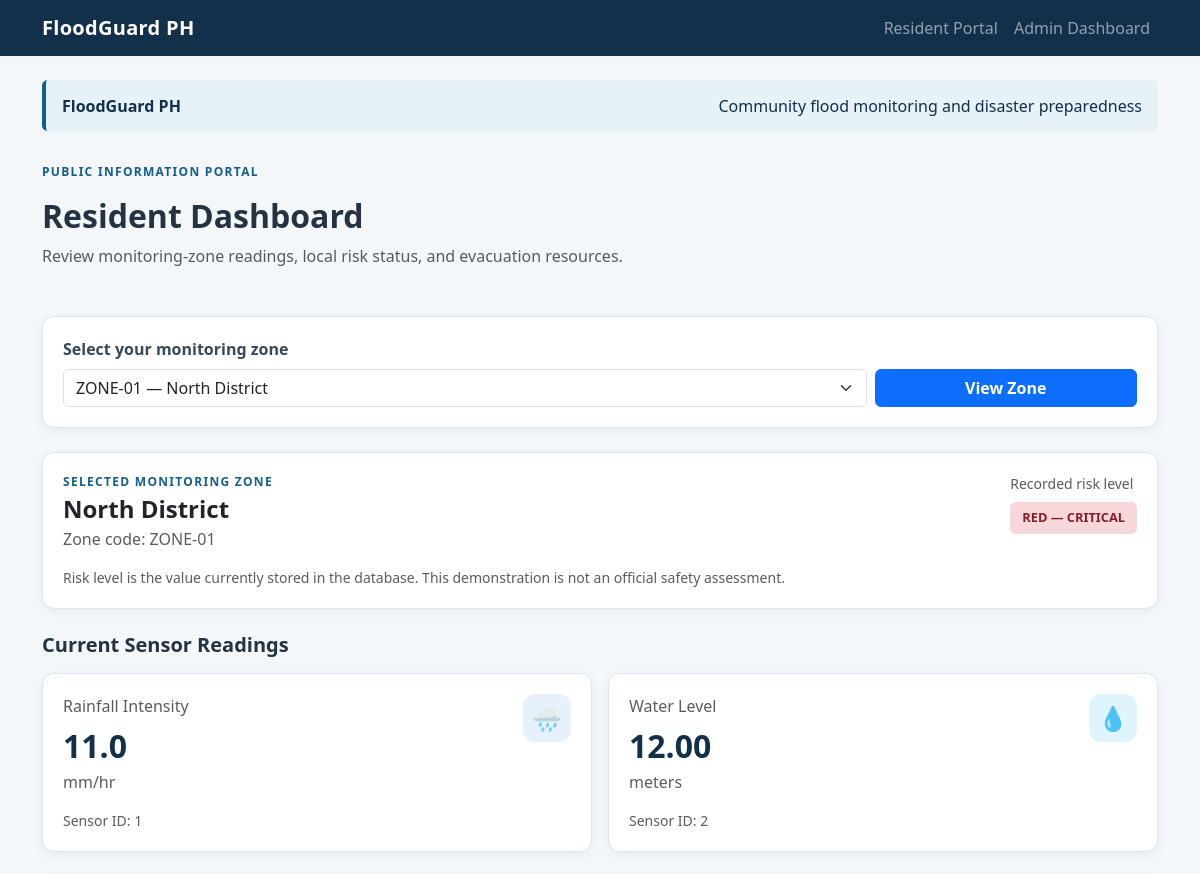
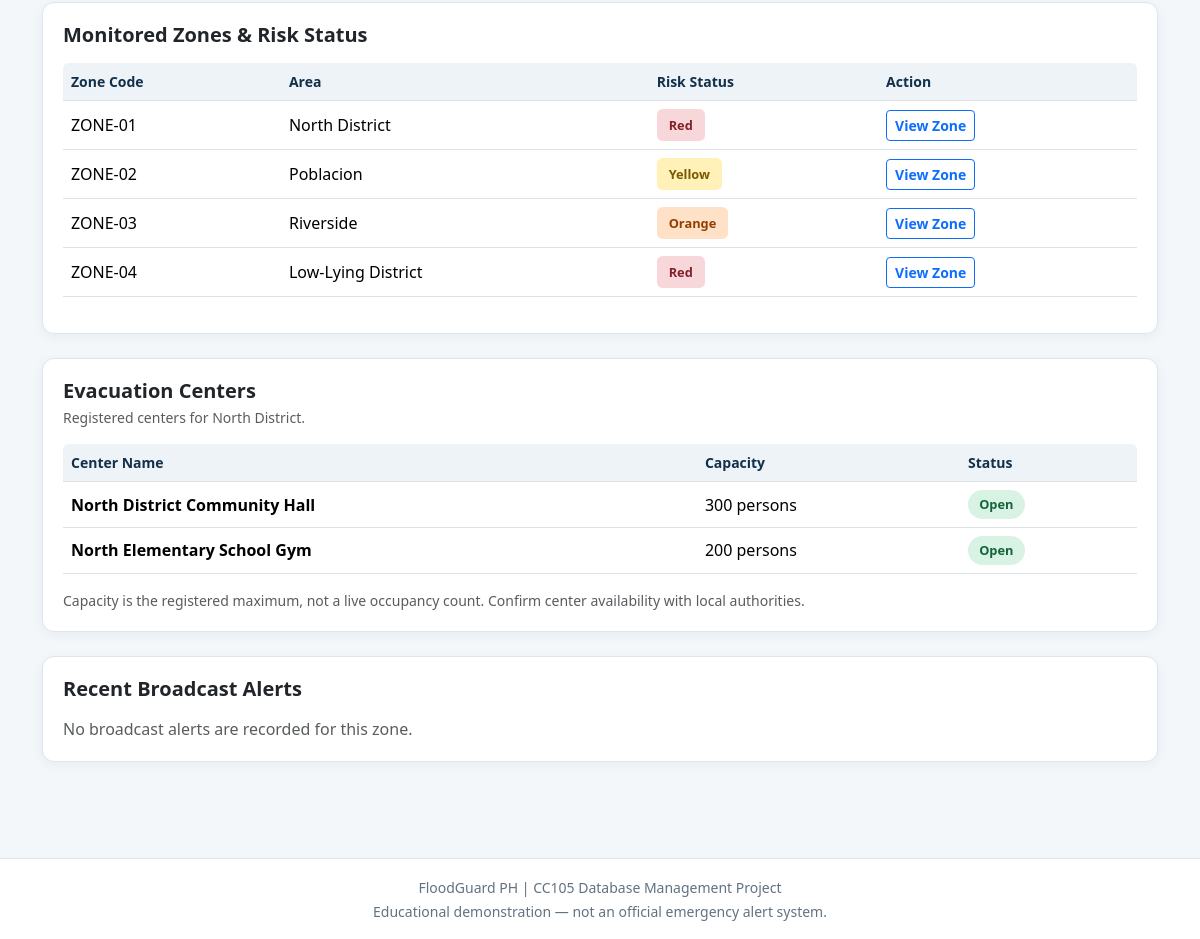
/user, run on the app's committed database (2 pictures, top to bottom).
### models.py (models this page shows, shortened)
class Region(db.Model):
    __tablename__ = "regions"
    id = db.Column(db.Integer, primary_key=True)
    name = db.Column(db.String(100), nullable=False)
    zone_code = db.Column(db.String(20), unique=True, nullable=False)
    risk_level = db.Column(db.String(10), nullable=False, default="Green")
    __table_args__ = (
        CheckConstraint("risk_level IN ('Green', 'Yellow', 'Orange', 'Red')", name="ck_region_risk_level"),
    )
    evacuation_centers = db.relationship("EvacuationCenter", back_populates="region", lazy="select")
    sensors = db.relationship("Sensor", back_populates="region", lazy="select")
    broadcast_alerts = db.relationship("BroadcastAlert", back_populates="region", lazy="select")

class Sensor(db.Model):
    __tablename__ = "sensors"
    id = db.Column(db.Integer, primary_key=True)
    region_id = db.Column(db.Integer, db.ForeignKey("regions.id", ondelete="RESTRICT"), nullable=False, index=True)
    sensor_type = db.Column(db.String(20), nullable=False)
    current_value = db.Column(db.Float, nullable=False)
    unit = db.Column(db.String(10), nullable=False)
    __table_args__ = (
        CheckConstraint("sensor_type IN ('Rainfall', 'Water-Level')", name="ck_sensor_type"),
        CheckConstraint("current_value >= 0", name="ck_sensor_value_nonnegative"),
    )
    region = db.relationship("Region", back_populates="sensors")
    logs = db.relationship("SensorLog", back_populates="sensor", cascade="all, delete-orphan", passive_deletes=True, lazy="select")

class EvacuationCenter(db.Model):
    __tablename__ = "evacuation_centers"
    id = db.Column(db.Integer, primary_key=True)
    region_id = db.Column(db.Integer, db.ForeignKey("regions.id", ondelete="RESTRICT"), nullable=False, index=True)
    name = db.Column(db.String(150), nullable=False)
    capacity = db.Column(db.Integer, nullable=False)
    current_status = db.Column(db.String(10), nullable=False, default="Open")
    __table_args__ = (
        CheckConstraint("capacity > 0", name="ck_evacuation_capacity_positive"),
        CheckConstraint("current_status IN ('Open', 'Full')", name="ck_evacuation_status"),
    )
    region = db.relationship("Region", back_populates="evacuation_centers")

### app.py (the view, shortened to what this page needs)
@app.route("/user")
def user_dashboard():
    regions = Region.query.order_by(Region.zone_code).all()
    region_id = request.args.get("region_id", type=int)
    selected_region = next((r for r in regions if r.id == region_id), regions[0])
    sensors = Sensor.query.filter_by(region_id=selected_region.id).order_by(Sensor.id).all()
    centers = EvacuationCenter.query.filter_by(region_id=selected_region.id).order_by(EvacuationCenter.name).all()
    alerts = BroadcastAlert.query.filter_by(region_id=selected_region.id).order_by(BroadcastAlert.timestamp.desc()).limit(5).all()
    return render_template(
        "user_dashboard.html",
        regions=regions,
        selected_region=selected_region,
        sensors=sensors,
        centers=centers,
        alerts=alerts,
    )

### templates/user_dashboard.html (shortened to what this page needs)
{% extends "base.html" %}
{% block content %}
<section class="page-heading mb-4">
    <p class="section-label">PUBLIC INFORMATION PORTAL</p>
    <h1 class="h2 fw-bold">Resident Dashboard</h1>
    <p class="text-muted">Review monitoring-zone readings, local risk status, and evacuation resources.</p>
</section>
{% if regions and selected_region %}
<section class="card dashboard-card mb-4">
    <div class="card-body">
        <form method="GET" action="{{ url_for('user_dashboard') }}">
            <label for="region_id" class="form-label fw-semibold">Select your monitoring zone</label>
            <div class="row g-2">
                <div class="col-md-9">
                    <select id="region_id" name="region_id" class="form-select" onchange="this.form.submit()">
                        {% for region in regions %}
                        <option value="{{ region.id }}" {% if region.id == selected_region.id %}selected{% endif %}>{{ region.zone_code }} — {{ region.name }}</option>
                        {% endfor %}
                    </select>
                </div>
                <div class="col-md-3">
                    <button class="btn btn-primary w-100" type="submit">View Zone</button>
                </div>
            </div>
        </form>
    </div>
</section>
<section class="card dashboard-card mb-4">
    <div class="card-body">
        <div class="d-flex flex-wrap justify-content-between gap-3">
            <div>
                <p class="section-label mb-1">SELECTED MONITORING ZONE</p>
                <h2 class="h4 fw-bold mb-1">{{ selected_region.name }}</h2>
                <span class="text-muted">Zone code: {{ selected_region.zone_code }}</span>
            </div>
            <div>
                {% set risk = selected_region.risk_level %}
                {% set risk_class = {'Green': 'risk-green', 'Yellow': 'risk-yellow', 'Orange': 'risk-orange', 'Red': 'risk-red'}.get(risk, 'risk-unknown') %}
                <p class="small text-muted mb-2">Recorded risk level</p>
                <span class="risk-badge {{ risk_class }}">
                    {{ risk|upper }} —
                    {% if risk == 'Green' %}NORMAL
                    {% elif risk == 'Yellow' %}ALERT
                    {% elif risk == 'Orange' %}WARNING
                    {% elif risk == 'Red' %}CRITICAL
                    {% else %}UNCLASSIFIED
                    {% endif %}
                </span>
            </div>
        </div>
        <p class="small text-muted mt-3 mb-0">Risk level is the value currently stored in the database. This demonstration is not an official safety assessment.</p>
    </div>
</section>
<section class="mb-4">
    <h2 class="h5 fw-bold mb-3">Current Sensor Readings</h2>
    <div class="row g-3">
        {% set rainfall_found = namespace(value=false) %}
        {% set water_found = namespace(value=false) %}
        {% for sensor in sensors %}
            {% if sensor.sensor_type == 'Rainfall' %}
                {% set rainfall_found.value = true %}
                <div class="col-md-6">
                    <div class="card dashboard-card h-100">
                        <div class="card-body">
                            <div class="d-flex justify-content-between">
                                <div>
                                    <p class="text-muted mb-1">Rainfall Intensity</p>
                                    <div class="metric-value">{{ "%.1f"|format(sensor.current_value) }}</div>
                                    <span class="text-muted">mm/hr</span>
                                </div>
                                <div class="sensor-icon rainfall-icon"><span aria-hidden="true">🌧️</span></div>
                            </div>
                            <p class="small text-muted mt-3 mb-0">Sensor ID: {{ sensor.id }}</p>
                        </div>
                    </div>
                </div>
            {% elif sensor.sensor_type == 'Water-Level' %}
                {% set water_found.value = true %}
                <div class="col-md-6">
                    <div class="card dashboard-card h-100">
                        <div class="card-body">
                            <div class="d-flex justify-content-between">
                                <div>
                                    <p class="text-muted mb-1">Water Level</p>
                                    <div class="metric-value">{{ "%.2f"|format(sensor.current_value) }}</div>
                                    <span class="text-muted">meters</span>
                                </div>
                                <div class="sensor-icon water-icon"><span aria-hidden="true">💧</span></div>
                            </div>
                            <p class="small text-muted mt-3 mb-0">Sensor ID: {{ sensor.id }}</p>
                        </div>
                    </div>
                </div>
            {% endif %}
        {% endfor %}
    </div>
</section>
<section class="card dashboard-card mb-4">
    <div class="card-body">
        <h2 class="h5 fw-bold mb-3">Monitored Zones & Risk Status</h2>
        <div class="table-responsive">
            <table class="table table-hover align-middle">
                <thead>
                    <tr>
                        <th scope="col">Zone Code</th>
                        <th scope="col">Area</th>
                        <th scope="col">Risk Status</th>
                        <th scope="col">Action</th>
                    </tr>
                </thead>
                <tbody>
                    {% for region in regions %}
                    {% set zone_class = {'Green': 'risk-green', 'Yellow': 'risk-yellow', 'Orange': 'risk-orange', 'Red': 'risk-red'}.get(region.risk_level, 'risk-unknown') %}
                    <tr>
                        <td>{{ region.zone_code }}</td>
                        <td>{{ region.name }}</td>
                        <td><span class="risk-badge {{ zone_class }}">{{ region.risk_level }}</span></td>
                        <td><a class="btn btn-sm btn-outline-primary" href="{{ url_for('user_dashboard', region_id=region.id) }}">View Zone</a></td>
                    </tr>
                    {% endfor %}
                </tbody>
            </table>
        </div>
    </div>
</section>
<section class="card dashboard-card mb-4">
    <div class="card-body">
        <h2 class="h5 fw-bold mb-1">Evacuation Centers</h2>
        <p class="text-muted small mb-3">Registered centers for {{ selected_region.name }}.</p>
        {% if centers %}
        <div class="table-responsive">
            <table class="table align-middle">
                <thead>
                    <tr>
                        <th scope="col">Center Name</th>
                        <th scope="col">Capacity</th>
                        <th scope="col">Status</th>
                    </tr>
                </thead>
                <tbody>
                    {% for center in centers %}
                    <tr>
                        <td class="fw-semibold">{{ center.name }}</td>
                        <td>{{ center.capacity }} persons</td>
                        <td>
                            {% if center.current_status == 'Open' %}
                            <span class="status-pill status-open">Open</span>
                            {% elif center.current_status == 'Full' %}
                            <span class="status-pill status-full">Full</span>
                            {% else %}
                            <span class="status-pill status-unknown">{{ center.current_status }}</span>
                            {% endif %}
                        </td>
                    </tr>
                    {% endfor %}
                </tbody>
            </table>
        </div>
        {% else %}
        <div class="empty-state">No evacuation centers are registered for this zone.</div>
        {% endif %}
        <p class="small text-muted mb-0">Capacity is the registered maximum, not a live occupancy count. Confirm center availability with local authorities.</p>
    </div>
</section>
<section class="card dashboard-card mb-4">
    <div class="card-body">
        <h2 class="h5 fw-bold mb-3">Recent Broadcast Alerts</h2>
        {% if alerts %}
            {% for alert in alerts %}
            <div class="alert-entry mb-3">
                <div class="d-flex flex-wrap justify-content-between gap-2">
                    <strong>{{ alert.alert_level }} Alert</strong>
                    <small class="text-muted">{{ alert.timestamp.strftime('%Y-%m-%d %H:%M UTC') }}</small>
                </div>
                <p class="mb-0 mt-2">{{ alert.message }}</p>
            </div>
            {% endfor %}
        {% else %}
            <p class="text-muted mb-0">No broadcast alerts are recorded for this zone.</p>
        {% endif %}
    </div>
</section>
{% else %}
<div class="alert alert-info" role="status">No monitoring zones are available yet. Initialize the database and add region records before using the resident portal.</div>
{% endif %}
{% endblock %}

### templates/base.html (shortened to what this page needs)
<!DOCTYPE html>
<html lang="en">
<head>
    <link href="https://cdn.jsdelivr.net/npm/bootstrap@5.3.3/dist/css/bootstrap.min.css" rel="stylesheet">
    <link rel="stylesheet" href="{{ url_for('static', filename='style.css') }}">
</head>
<body>
    <nav class="navbar navbar-expand-lg navbar-dark flood-navbar">
        <div class="container">
            <a class="navbar-brand fw-bold" href="{{ url_for('index') }}">FloodGuard PH</a>
            <div class="collapse navbar-collapse" id="mainNavigation">
                <div class="navbar-nav ms-auto">
                    <a class="nav-link" href="{{ url_for('user_dashboard') }}">Resident Portal</a>
                    <a class="nav-link" href="{{ url_for('admin_dashboard') }}">Admin Dashboard</a>
                </div>
            </div>
        </div>
    </nav>
    <main class="container py-4">
        <div class="notice-banner mb-4">
            <strong>FloodGuard PH</strong>
            <span>Community flood monitoring and disaster preparedness</span>
        </div>
        {% block content %}{% endblock %}
    </main>
    <footer class="site-footer py-3 mt-5">
        <div class="container text-center">
            <small>
                FloodGuard PH | CC105 Database Management Project
                <br>
                Educational demonstration — not an official emergency alert system.
            </small>
        </div>
    </footer>
</body>
</html>

### static/style.css (style rules this page uses)
:root { --flood-navy: #12304a; --flood-blue: #155e8a; --flood-light: #f3f7fa; --flood-border: #dce5ec; --risk-green: #198754; --risk-yellow: #f0c419; --risk-orange: #e87519; --risk-red: #c62828; }
body { background: var(--flood-light); color: #243342; min-height: 100vh; }
.flood-navbar { background: var(--flood-navy); }
.navbar-brand { letter-spacing: 0.3px; }
.notice-banner { display: flex; flex-wrap: wrap; gap: 0.5rem; justify-content: space-between; align-items: center; padding: 0.85rem 1rem; border-left: 4px solid var(--flood-blue); border-radius: 0.35rem; background: #e7f1f8; color: var(--flood-navy); }
.page-heading { padding: 0.5rem 0; }
.section-label { color: var(--flood-blue); font-size: 0.75rem; font-weight: 700; letter-spacing: 1.3px; }
.dashboard-card { border: 1px solid var(--flood-border); border-radius: 0.75rem; box-shadow: 0 3px 12px rgb(18 48 74 / 5%); }
.dashboard-card .card-body { padding: 1.25rem; }
.metric-value { font-size: 2rem; font-weight: 750; color: var(--flood-navy); }
.risk-badge { display: inline-block; padding: 0.4rem 0.75rem; border-radius: 0.35rem; font-size: 0.8rem; font-weight: 750; }
.risk-yellow { background: #fff1b8; color: #765900; }
.risk-orange { background: #ffe1c7; color: #923e00; }
.risk-red { background: #f8d7da; color: #842029; }
.table thead th { background: #edf3f7; color: var(--flood-navy); font-size: 0.875rem; }
.site-footer { border-top: 1px solid var(--flood-border); color: #627282; background: #fff; }
.sensor-icon { width: 48px; height: 48px; display: flex; align-items: center; justify-content: center; border-radius: 0.75rem; font-size: 1.5rem; }
.rainfall-icon { background: #e7f1fb; }
.water-icon { background: #dff4fb; }
.status-pill { display: inline-block; border-radius: 999px; padding: 0.3rem 0.7rem; font-size: 0.8rem; font-weight: 700; }
.status-open { background: #d8f3e3; color: #12643b; }
.table td, .table th { vertical-align: middle; }
.dashboard-card form .form-label { color: #34495a; font-weight: 600; }
.dashboard-card .btn { font-weight: 600; }
.table-responsive { border-radius: 0.35rem; }

### data on the page
Region: name "North District", zone_code "ZONE-01", risk_level "RED", risk_level "Red"
Sensor: current_value "11.0", id "1"
Sensor: current_value "12.00", id "2"
Region: zone_code "ZONE-02", name "Poblacion", risk_level "Yellow"
Region: zone_code "ZONE-03", name "Riverside", risk_level "Orange"
Region: zone_code "ZONE-04", name "Low-Lying District", risk_level "Red"
EvacuationCenter: name "North District Community Hall", capacity "300", current_status "Open"
EvacuationCenter: name "North Elementary School Gym", capacity "200", current_status "Open"

### other printed values
form field region_id "ZONE-01 — North District"
